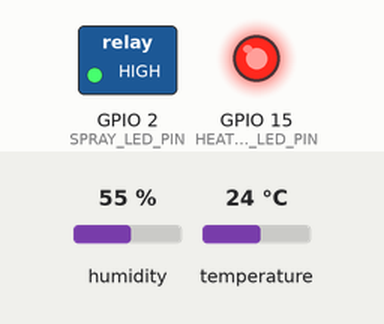
Bench run of a program on a simulated ESP32. Parts: switched loads named in the program (green lamp = pin HIGH), output pins drawn as LEDs (lit = HIGH). The inputs (shaded band) are chosen by the test bench; at power-on: temperature 24 °C, humidity 55 %. WiFi joins after 1.5 s; servers stay silent unless stated; no MQTT or app messages arrive unless stated; what the program prints to the serial monitor is not drawn.

Above: at 2.8 s.
2.9 s: temperature set to 30.7 °C
8.9 s: temperature set to 31.5 °C
At 14.8 s:
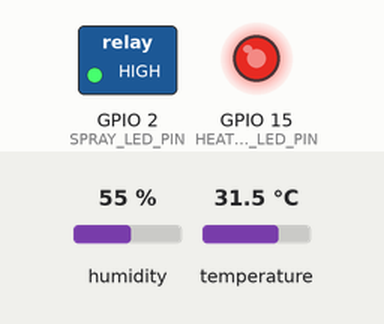
14.9 s: temperature set to 32.3 °C
At 18.7 s:
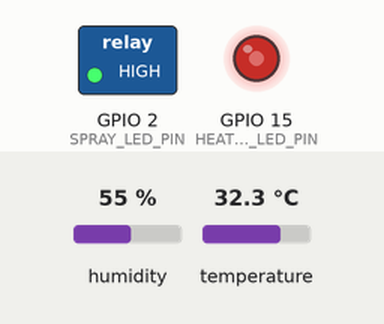
19.5 s: temperature set to 33.1 °C
At 21.4 s:
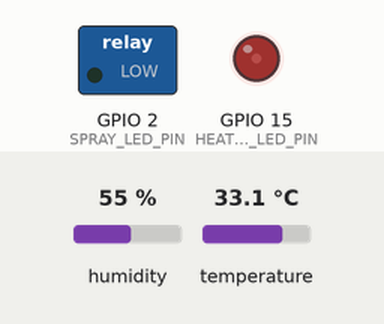
25.5 s: temperature set to 41 °C
At 27.7 s:
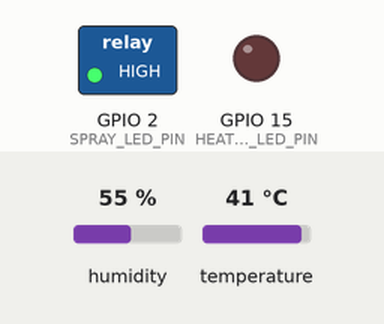
Timing chart, 0 to 30.0 s (numbered marks = the images above; inputs shaded):
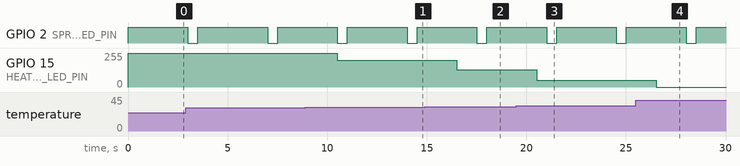

Measured:
- the behaviour switches between 31.4 and 31.5 °C on temperature (found by bisection; images 0 and 1)
- the behaviour switches between 31.9 and 32 °C on temperature (found by bisection; images 1 and 2)
- the behaviour switches between 33 and 33.1 °C on temperature (found by bisection; images 2 and 3)
- after the input at 8.9 s, GPIO 15 (HEATER_LED_PIN): 255/255 → 200/255 after 1.6 s
- after the input at 14.9 s, GPIO 15 (HEATER_LED_PIN): 200/255 → 128/255 after 1.6 s
- after the input at 19.5 s, GPIO 15 (HEATER_LED_PIN): 128/255 → 50/255 after 1.0 s
- after the input at 25.5 s, GPIO 15 (HEATER_LED_PIN): 50/255 → 0/255 after 1.0 s
- by itself, GPIO 2 (SPRAY_LED_PIN): alternates HIGH for 3.0 s and LOW for 0.50 s

The program:

main.cpp
```cpp
#include <DHT.h>
#include <freertos/FreeRTOS.h>
#include <freertos/task.h>
#include <freertos/semphr.h>
#include <WiFi.h>
#include <PubSubClient.h>
#include <ArduinoJson.h>

const char* WIFI_SSID = "Wokwi-GUEST";
const char* WIFI_PASSWORD = "";
const char* MQTT_BROKER = "3.120.74.109";
const int MQTT_PORT = 1883;
const char* MQTT_CLIENT_ID = "ChickCare_ESP32";

const char* TOPIC_SENSOR_DATA = "chickcare/sensor/data";
const char* TOPIC_STATUS = "chickcare/status";
const char* TOPIC_EVENT = "chickcare/event";
const char* TOPIC_ONLINE = "chickcare/online";
const char* TOPIC_CONTROL_HEATER = "chickcare/control/heater";
const char* TOPIC_CONTROL_SPRAY = "chickcare/control/spray";
const char* TOPIC_CONTROL_MODE = "chickcare/control/mode";
const char* TOPIC_SETTINGS_TEMP = "chickcare/settings/temperature";
const char* TOPIC_SETTINGS_HUMIDITY = "chickcare/settings/humidity";
const char* TOPIC_SETTINGS_SPRAY_DURATION = "chickcare/settings/spray_duration";
const char* TOPIC_COMMAND_RESTART = "chickcare/command/restart";
const char* TOPIC_COMMAND_RESET = "chickcare/command/reset";
const char* TOPIC_COMMAND_REQUEST_STATUS = "chickcare/command/request_status";

// Pin definitions
#define DHT_PIN 4
#define DHT_TYPE DHT22
#define HEATER_LED_PIN 15
#define SPRAY_LED_PIN 2   // LED/Relay untuk Dehumidifier Spray

// Temperature settings
#define TARGET_TEMP_MIN 32.0
#define TARGET_TEMP_MAX 33.0
#define TEMP_HYSTERESIS 0.5

// Humidity settings (histeresis)
#define HUMIDITY_ON_THRESHOLD 60.0   // Spray nyala kalau < 40%
#define HUMIDITY_OFF_THRESHOLD 62.0  // Spray mati kalau > 45%
#define SPRAY_DURATION_MS 3000       // Spray aktif selama 3 detik

// System variables
DHT dht(DHT_PIN, DHT_TYPE);
float currentTemp = 0;
float currentHumidity = 0;

int pwmValue = 0;
bool heaterEnabled = true;

// Dehumidifier variables
bool sprayActive = false;
unsigned long sprayStartTime = 0;

WiFiClient wifiClient;
PubSubClient mqttClient(wifiClient);
bool mqttConnected = false;
unsigned long lastHeartbeat = 0;
float tempMin = TARGET_TEMP_MIN;
float tempMax = TARGET_TEMP_MAX;
float humidityOnThreshold = HUMIDITY_ON_THRESHOLD;
float humidityOffThreshold = HUMIDITY_OFF_THRESHOLD;
unsigned long sprayDuration = SPRAY_DURATION_MS;

TaskHandle_t tempTaskHandle;
TaskHandle_t controlTaskHandle;
TaskHandle_t mqttTaskHandle;
SemaphoreHandle_t tempMutex;

void mqttCallback(char* topic, byte* payload, unsigned int length);
void connectWiFi();
void connectMQTT();
void publishSensorData();
void publishStatus();
void publishEvent(const char* eventType, const char* value);
void mqttTask(void *parameter);
void temperatureTask(void *parameter);
void timeManagementTask(void *parameter);
void controlTask(void *parameter);
void controlHeaterLED(float temperature);
void controlSpray(float humidity);
void displaySystemStatus();

void mqttCallback(char* topic, byte* payload, unsigned int length) {
  StaticJsonDocument<256> doc;
  DeserializationError error = deserializeJson(doc, payload, length);

  if (error) return;

  String topicStr = String(topic);

  if (topicStr == TOPIC_CONTROL_HEATER) {
    if (doc.containsKey("enabled")) {
      heaterEnabled = doc["enabled"];
    }
  }
  else if (topicStr == TOPIC_CONTROL_SPRAY) {
    if (doc.containsKey("trigger") && doc["trigger"] == true) {
      if (!sprayActive) {
        sprayActive = true;
        sprayStartTime = millis();
        digitalWrite(SPRAY_LED_PIN, HIGH);
        publishEvent("spray_manual", "ON");
      }
    }
  }
  else if (topicStr == TOPIC_SETTINGS_TEMP) {
    if (doc.containsKey("min")) tempMin = doc["min"];
    if (doc.containsKey("max")) tempMax = doc["max"];
  }
  else if (topicStr == TOPIC_SETTINGS_HUMIDITY) {
    if (doc.containsKey("on")) humidityOnThreshold = doc["on"];
    if (doc.containsKey("off")) humidityOffThreshold = doc["off"];
  }
  else if (topicStr == TOPIC_SETTINGS_SPRAY_DURATION) {
    if (doc.containsKey("duration")) sprayDuration = doc["duration"];
  }
  else if (topicStr == TOPIC_COMMAND_RESTART) {
    ESP.restart();
  }
  else if (topicStr == TOPIC_COMMAND_RESET) {
    tempMin = TARGET_TEMP_MIN;
    tempMax = TARGET_TEMP_MAX;
    humidityOnThreshold = HUMIDITY_ON_THRESHOLD;
    humidityOffThreshold = HUMIDITY_OFF_THRESHOLD;
    sprayDuration = SPRAY_DURATION_MS;
    heaterEnabled = true;
  }
  else if (topicStr == TOPIC_COMMAND_REQUEST_STATUS) {
    publishStatus();
  }
}

void connectWiFi() {
  Serial.print("Connecting to WiFi");
  WiFi.begin(WIFI_SSID, WIFI_PASSWORD);

  int attempts = 0;
  while (WiFi.status() != WL_CONNECTED && attempts < 20) {
    delay(500);
    Serial.print(".");
    attempts++;
  }

  if (WiFi.status() == WL_CONNECTED) {
    Serial.println("\nWiFi connected");
    Serial.print("IP: ");
    Serial.println(WiFi.localIP());
  } else {
    Serial.println("\nWiFi connection failed");
  }
}

void connectMQTT() {
  while (!mqttClient.connected()) {
    Serial.print("Connecting to MQTT...");

    if (mqttClient.connect(MQTT_CLIENT_ID, TOPIC_ONLINE, 1, true, "offline")) {
      Serial.println("connected");
      mqttConnected = true;

      mqttClient.publish(TOPIC_ONLINE, "online", true);

      mqttClient.subscribe(TOPIC_CONTROL_HEATER, 1);
      mqttClient.subscribe(TOPIC_CONTROL_SPRAY, 1);
      mqttClient.subscribe(TOPIC_CONTROL_MODE, 1);
      mqttClient.subscribe(TOPIC_SETTINGS_TEMP, 1);
      mqttClient.subscribe(TOPIC_SETTINGS_HUMIDITY, 1);
      mqttClient.subscribe(TOPIC_SETTINGS_SPRAY_DURATION, 1);
      mqttClient.subscribe(TOPIC_COMMAND_RESTART, 1);
      mqttClient.subscribe(TOPIC_COMMAND_RESET, 1);
      mqttClient.subscribe(TOPIC_COMMAND_REQUEST_STATUS, 1);

      publishStatus();
    } else {
      Serial.print("failed, rc=");
      Serial.println(mqttClient.state());
      mqttConnected = false;
      vTaskDelay(5000 / portTICK_PERIOD_MS);
    }
  }
}

void publishSensorData() {
  if (!mqttClient.connected()) return;

  float temp, hum;
  if (xSemaphoreTake(tempMutex, portMAX_DELAY) == pdTRUE) {
    temp = currentTemp;
    hum = currentHumidity;
    xSemaphoreGive(tempMutex);
  }

  StaticJsonDocument<128> doc;
  doc["temperature"] = temp;
  doc["humidity"] = hum;

  char buffer[128];
  serializeJson(doc, buffer);
  mqttClient.publish(TOPIC_SENSOR_DATA, buffer, false);
}

void publishStatus() {
  if (!mqttClient.connected()) return;

  float temp, hum;
  if (xSemaphoreTake(tempMutex, portMAX_DELAY) == pdTRUE) {
    temp = currentTemp;
    hum = currentHumidity;
    xSemaphoreGive(tempMutex);
  }

  StaticJsonDocument<512> doc;
  doc["temperature"] = temp;
  doc["humidity"] = hum;
  doc["heater"]["enabled"] = heaterEnabled;
  doc["heater"]["pwm"] = pwmValue;
  doc["spray"]["active"] = sprayActive;
  doc["settings"]["tempMin"] = tempMin;
  doc["settings"]["tempMax"] = tempMax;
  doc["settings"]["humidityOn"] = humidityOnThreshold;
  doc["settings"]["humidityOff"] = humidityOffThreshold;
  doc["settings"]["sprayDuration"] = sprayDuration;
  doc["uptime"] = millis() / 1000;

  char buffer[512];
  serializeJson(doc, buffer);
  mqttClient.publish(TOPIC_STATUS, buffer, true);
}

void publishEvent(const char* eventType, const char* value) {
  if (!mqttClient.connected()) return;

  StaticJsonDocument<128> doc;
  doc["type"] = eventType;
  doc["value"] = value;
  doc["timestamp"] = millis() / 1000;

  char buffer[128];
  serializeJson(doc, buffer);
  mqttClient.publish(TOPIC_EVENT, buffer, false);
}

void mqttTask(void *parameter) {
  while (1) {
    if (WiFi.status() != WL_CONNECTED) {
      connectWiFi();
      vTaskDelay(5000 / portTICK_PERIOD_MS);
      continue;
    }

    if (!mqttClient.connected()) {
      connectMQTT();
    }

    mqttClient.loop();

    unsigned long now = millis();
    if (now - lastHeartbeat > 5000) {
      publishSensorData();
      publishStatus();
      lastHeartbeat = now;
    }

    vTaskDelay(100 / portTICK_PERIOD_MS);
  }
}

void setup() {
  Serial.begin(115200);

  pinMode(HEATER_LED_PIN, OUTPUT);
  pinMode(SPRAY_LED_PIN, OUTPUT);

  dht.begin();

  tempMutex = xSemaphoreCreateMutex();

  Serial.println("=== ChickCare System Initialized ===");

  mqttClient.setServer(MQTT_BROKER, MQTT_PORT);
  mqttClient.setCallback(mqttCallback);
  mqttClient.setBufferSize(512);

  xTaskCreatePinnedToCore(temperatureTask, "TempTask", 4096, NULL, 1, &tempTaskHandle, 0);
  xTaskCreatePinnedToCore(controlTask, "ControlTask", 4096, NULL, 2, &controlTaskHandle, 1);
  xTaskCreatePinnedToCore(mqttTask, "MQTTTask", 8192, NULL, 1, &mqttTaskHandle, 1);
}

void loop() {
  displaySystemStatus();
  vTaskDelay(1000 / portTICK_PERIOD_MS);
}

// TASK: Membaca suhu & kelembapan
void temperatureTask(void *parameter) {
  while (1) {
    float newTemp = dht.readTemperature();
    float newHumidity = dht.readHumidity();

    if (!isnan(newTemp) && !isnan(newHumidity)) {
      if (xSemaphoreTake(tempMutex, portMAX_DELAY) == pdTRUE) {
        currentTemp = newTemp;
        currentHumidity = newHumidity;
        xSemaphoreGive(tempMutex);
      }
    }
    vTaskDelay(2000 / portTICK_PERIOD_MS);
  }
}

// TASK: Mengontrol heater dan spray
void controlTask(void *parameter) {
  while (1) {
    float temp, hum;
    if (xSemaphoreTake(tempMutex, portMAX_DELAY) == pdTRUE) {
      temp = currentTemp;
      hum = currentHumidity;
      xSemaphoreGive(tempMutex);
    }

    // Kontrol heater
    if (heaterEnabled) {
      controlHeaterLED(temp);
    } else {
      analogWrite(HEATER_LED_PIN, 0);
      pwmValue = 0;
    }

    if (temp > tempMax + 2.0) {
      publishEvent("alert", "temperature_high");
    } else if (temp < tempMin - 2.0) {
      publishEvent("alert", "temperature_low");
    }

    // Kontrol spray dehumidifier
    controlSpray(hum);

    vTaskDelay(500 / portTICK_PERIOD_MS);
  }
}

void controlHeaterLED(float temperature) {
  int newPwmValue;
  if (temperature < tempMin - TEMP_HYSTERESIS) {
    newPwmValue = 255;
    heaterEnabled = true;
  }
  else if (temperature > tempMax + TEMP_HYSTERESIS) {
    newPwmValue = 0;
    heaterEnabled = false;
  }
  else if (temperature < tempMin) {
    newPwmValue = 200;
    heaterEnabled = true;
  }
  else if (temperature > tempMax) {
    newPwmValue = 50;
    heaterEnabled = true;
  }
  else {
    newPwmValue = 128;
    heaterEnabled = true;
  }

  analogWrite(HEATER_LED_PIN, newPwmValue);
  pwmValue = newPwmValue;
}

void controlSpray(float humidity) {
  unsigned long now = millis();

  if (!sprayActive && humidity < humidityOnThreshold) {
    sprayActive = true;
    sprayStartTime = now;
    digitalWrite(SPRAY_LED_PIN, HIGH);
    Serial.println(">>> Dehumidifier Spray ON <<<");
    publishEvent("spray_change", "ON");
  }

  if (sprayActive && ((now - sprayStartTime > sprayDuration) || humidity > humidityOffThreshold)) {
    digitalWrite(SPRAY_LED_PIN, LOW);
    sprayActive = false;
    Serial.println(">>> Dehumidifier Spray OFF <<<");
    publishEvent("spray_change", "OFF");
  }
}

// FUNCTION: Menampilkan status sistem di Serial
void displaySystemStatus() {
  float temp, hum;
  if (xSemaphoreTake(tempMutex, portMAX_DELAY) == pdTRUE) {
    temp = currentTemp;
    hum = currentHumidity;
    xSemaphoreGive(tempMutex);
  }

  Serial.print(" | Temp: ");
  Serial.print(temp);
  Serial.print("°C | Humidity: ");
  Serial.print(hum);
  Serial.print("% | Heater PWM: ");
  Serial.print(pwmValue);
  Serial.print(" | Spray: ");
  Serial.println(sprayActive ? "ON" : "OFF");
}
```
